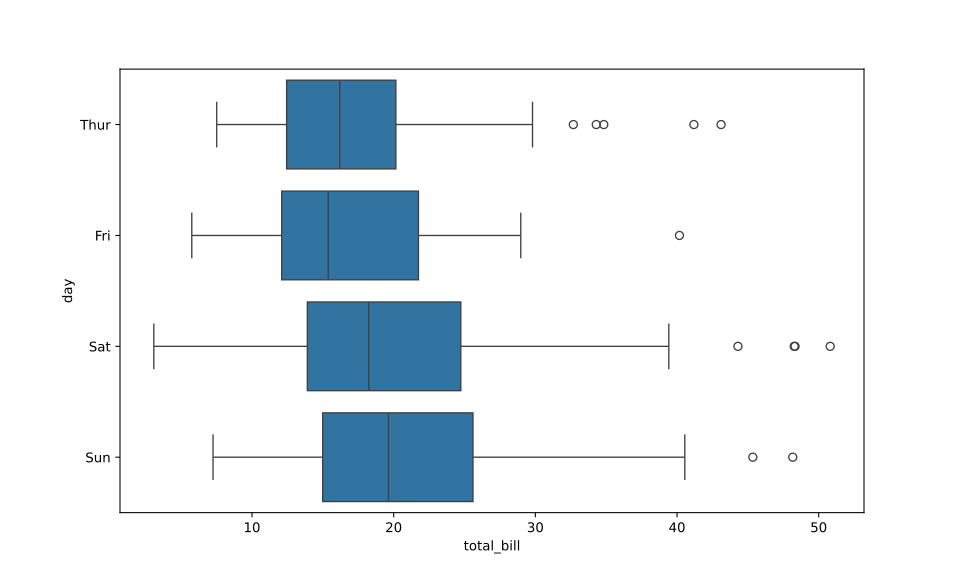

Write the Python code that produced this figure.
import matplotlib.pyplot as plt
import seaborn as sns
import json

# Seaborn has a similar dataset to R's 'diamonds' - the 'tips' dataset
# Load dataset
tips = sns.load_dataset('tips')

# Create a boxplot to see the distribution of total bill amounts by day
plt.figure(figsize=(10, 6))
sns.boxplot(x="total_bill", y="day", data=tips)
plt.title("Distribution of Total Bills by Day")

# Save the plot as an SVG file
# plt.savefig('boxplot.svg', format='svg')

# Generating the 'maidr' structure
maidr = {
    'type': 'box',
    'id': 'box',
    'labels': {
        'title': 'Distribution of Total Bills by Day',
        'x': 'Total Bill',
        'y': 'Day of the Week',
    },
    'axes': {
        'x': {
            'label': 'Total Bill',
        },
        'y': {
            'label': 'Day of the Week',
            'level': [],
        },
    },
    'data': []
}

# Function to calculate boxplot stats for horizontal orientation
def calculate_boxplot_stats_horizontal(group):
    q1 = group.quantile(0.25)
    q3 = group.quantile(0.75)
    iqr = q3 - q1
    min_val = group.min()
    max_val = group.max()
    lower_fence = q1 - 1.5 * iqr
    upper_fence = q3 + 1.5 * iqr
    lower_outliers = group[group < lower_fence].tolist()
    upper_outliers = group[group > upper_fence].tolist()

    return {
        'lower_outlier': lower_outliers,
        'min': min_val,
        'q1': q1,
        'q2': group.median(),
        'q3': q3,
        'max': max_val,
        'upper_outlier': upper_outliers
    }

# Group the dataset by 'day' and calculate stats for 'total_bill'
for day, group_data in tips.groupby('day')['total_bill']:
    stats = calculate_boxplot_stats_horizontal(group_data)
    maidr['data'].append(stats)
    maidr['axes']['y']['level'].append(day)
# Reverse the 'level' list for the y-axis
maidr['axes']['y']['level'].reverse()
# Reverse the order of the data list to match the reversed 'level' list
maidr['data'].reverse()

# Writing the raw data to a JSON file
with open("boxplot_raw_data.json", 'w') as json_file:
    json.dump(maidr["data"], json_file, indent=4)

# Writing the dictionary to a JSON file
with open("boxplot_maidr.json", 'w') as json_file:
    json.dump(maidr, json_file, indent=4)   

# Display the plot
plt.show()

# Close the plot
plt.close()